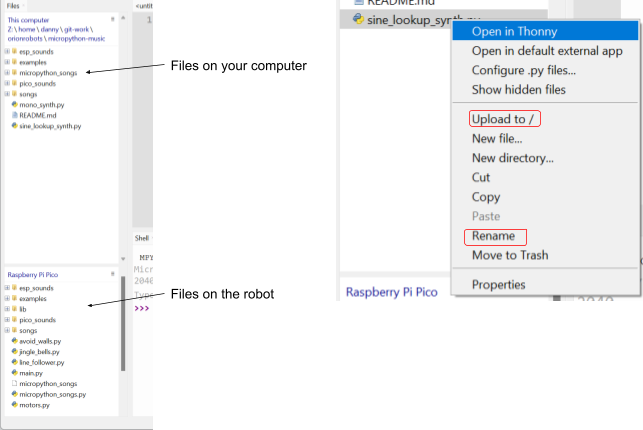
#> input picture assets/following-lines/thonny-files-panels.png, 643 x 430 px, found by its file name
$ python prepare_thonny_panels.py ../assets/following-lines/thonny-files-panels.png
#> lines starting #> are read from the running program, lines starting #| are printed output that depends on the picture
"""Split the Thonny files-panels screenshot into two crisp, tight panels for the Following lines sheet.

usage: uv run python scripts/prepare_thonny_panels.py <assets/following-lines dir>

Reads thonny-files-panels.png, writes thonny-files-left.png and thonny-files-right.png beside it.
Left: the two file lists with their labels; the blank band between the upper file list and the Shell
tab is cut out ("cut and shut") so the rest keeps its size. Right: the right-click menu.
Rows/columns are in source pixels; re-measure them if the original is replaced by a higher-res one
(scale them by the width ratio). Idempotent: always rebuilt from the original.
"""
import sys
from pathlib import Path

from PIL import Image

LEFT_COLS = (0, 312)       # panel plus the "Files on ..." labels beside it
LEFT_ROWS = (12, 416)      # drop the tab strip above and the frame below
LEFT_CUT = (142, 224)      # empty band: below the upper file list, above the Shell tab
RIGHT_BOX = (337, 8, 633, 298)  # left, top, right, bottom of the context-menu panel


def on_white(img):
    """The labels sit on transparency; flatten onto white so every tool shows the same thing."""
    flat = Image.new("RGBA", img.size, (255, 255, 255, 255))
#> flat: PIL image 643x430 RGBA; every value is 255
    flat.alpha_composite(img.convert("RGBA"))
#> img is the input picture: PIL image 643x430 RGBA; mean R, G, B, A 134.2, 135.4, 136.7, 146.5
    return flat.convert("RGB")


def cut_and_shut(img, rows, cut):
    """Keep `rows`, with the `cut` band removed and the halves joined."""
#> called with rows = (12, 416), cut = (142, 224)
    top = img.crop((0, rows[0], img.width, cut[0]))
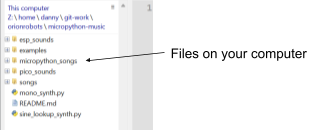
#> top: PIL image 312x130 RGB; mean R, G, B 245.1, 245.1, 245.5
    bottom = img.crop((0, cut[1], img.width, rows[1]))
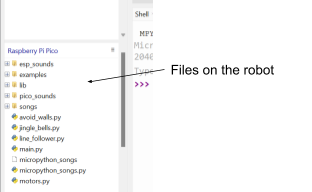
#> bottom: PIL image 312x192 RGB; mean R, G, B 248.4, 248.3, 248.2
    joined = Image.new("RGB", (img.width, top.height + bottom.height), (255, 255, 255))
#> joined: PIL image 312x322 RGB; every value is 255
    joined.paste(top, (0, 0))
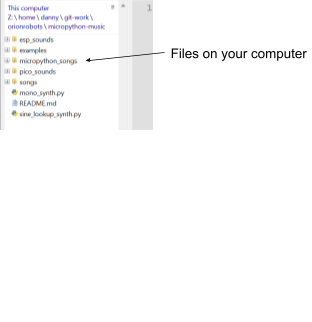
#> joined: PIL image 312x322 RGB; mean R, G, B 251, 251, 251.2
    joined.paste(bottom, (0, top.height))
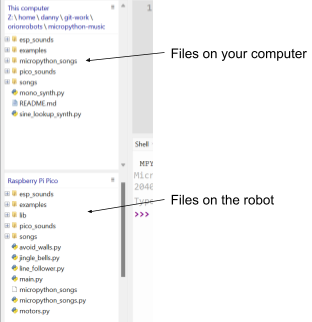
#> joined: PIL image 312x322 RGB; mean R, G, B 247.1, 247, 247.1
    return joined


def main(folder):
    folder = Path(folder)
    src = on_white(Image.open(folder / "thonny-files-panels.png"))
    left = cut_and_shut(src.crop((LEFT_COLS[0], 0, LEFT_COLS[1], src.height)), LEFT_ROWS, LEFT_CUT)
    left.save(folder / "thonny-files-left.png")
    src.crop(RIGHT_BOX).save(folder / "thonny-files-right.png")
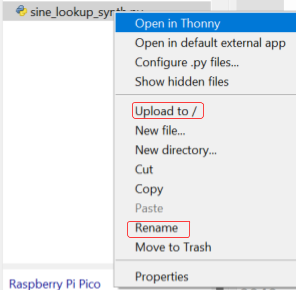
#> saved as thonny-files-right.png: PIL image 296x290 RGB; mean R, G, B 228.4, 232.3, 236.2
    print(f"left {left.size}, right {(RIGHT_BOX[2] - RIGHT_BOX[0], RIGHT_BOX[3] - RIGHT_BOX[1])}")
#| left (312, 322), right (296, 290)


if __name__ == "__main__":
    main(sys.argv[1])
